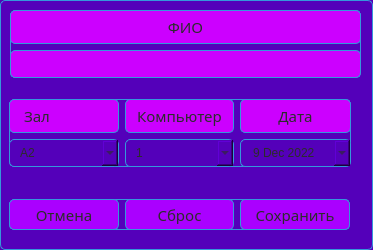
<?xml version="1.0" encoding="UTF-8"?>
<ui version="4.0">
 <class>SecondWin</class>
 <widget class="QWidget" name="SecondWin">
  <property name="geometry">
   <rect>
    <x>0</x>
    <y>0</y>
    <width>373</width>
    <height>250</height>
   </rect>
  </property>
  <property name="windowTitle">
   <string>Form</string>
  </property>
  <property name="styleSheet">
   <string notr="true">background-color: #5400ba;
border: 1px solid #3498db;
color: #2c2c2c;
border-radius: 5px;
padding: 5px 10px;
font: 11pt &quot;Trebuchet MS&quot;;</string>
  </property>
  <widget class="QWidget" name="layoutWidget">
   <property name="geometry">
    <rect>
     <x>9</x>
     <y>99</y>
     <width>342</width>
     <height>68</height>
    </rect>
   </property>
   <layout class="QGridLayout" name="gridLayout">
    <item row="0" column="1">
     <widget class="QLabel" name="label_6">
      <property name="font">
       <font>
        <family>Trebuchet MS</family>
        <pointsize>11</pointsize>
        <italic>false</italic>
        <bold>false</bold>
       </font>
      </property>
      <property name="styleSheet">
       <string notr="true">background-color: #cc00ff;
border: 1px solid #3498db;
color: #2c2c2c;
border-radius: 5px;
padding: 5px 10px;
font: 11pt &quot;Trebuchet MS&quot;;</string>
      </property>
      <property name="text">
       <string>Компьютер</string>
      </property>
      <property name="alignment">
       <set>Qt::AlignCenter</set>
      </property>
     </widget>
    </item>
    <item row="1" column="2">
     <widget class="QDateEdit" name="dateEdit">
      <property name="styleSheet">
       <string notr="true">QPushButton {
    background-color: rgb(225, 225, 225);
    border: 1px solid #3498db;
    color: #2c2c2c;
    border-radius: 5px;
    padding: 5px 10px;
    font: 11pt 'Trebuchet MS';
    transition: background-color 0.3s ease; 
}

QPushButton:hover {
    background-color: rgba(225, 225, 225, 0.7); 
}</string>
      </property>
      <property name="dateTime">
       <datetime>
        <hour>10</hour>
        <minute>0</minute>
        <second>0</second>
        <year>2022</year>
        <month>12</month>
        <day>9</day>
       </datetime>
      </property>
      <property name="currentSection">
       <enum>QDateTimeEdit::DaySection</enum>
      </property>
      <property name="calendarPopup">
       <bool>true</bool>
      </property>
     </widget>
    </item>
    <item row="0" column="2">
     <widget class="QLabel" name="label_9">
      <property name="font">
       <font>
        <family>Trebuchet MS</family>
        <pointsize>11</pointsize>
        <italic>false</italic>
        <bold>false</bold>
       </font>
      </property>
      <property name="styleSheet">
       <string notr="true">background-color: #cc00ff;
border: 1px solid #3498db;
color: #2c2c2c;
border-radius: 5px;
padding: 5px 10px;
font: 11pt &quot;Trebuchet MS&quot;;</string>
      </property>
      <property name="text">
       <string>Дата</string>
      </property>
      <property name="alignment">
       <set>Qt::AlignCenter</set>
      </property>
     </widget>
    </item>
    <item row="1" column="1">
     <widget class="QComboBox" name="comboBox_2">
      <property name="styleSheet">
       <string notr="true">QPushButton {
    background-color: rgb(225, 225, 225);
    border: 1px solid #3498db;
    color: #2c2c2c;
    border-radius: 5px;
    padding: 5px 10px;
    font: 11pt 'Trebuchet MS';
    transition: background-color 0.3s ease; 
}

QPushButton:hover {
    background-color: rgba(225, 225, 225, 0.7); 
}</string>
      </property>
      <item>
       <property name="text">
        <string>1</string>
       </property>
      </item>
      <item>
       <property name="text">
        <string>2</string>
       </property>
      </item>
      <item>
       <property name="text">
        <string>3</string>
       </property>
      </item>
      <item>
       <property name="text">
        <string>4</string>
       </property>
      </item>
      <item>
       <property name="text">
        <string>5</string>
       </property>
      </item>
     </widget>
    </item>
    <item row="0" column="0">
     <widget class="QLabel" name="label">
      <property name="font">
       <font>
        <family>Trebuchet MS</family>
        <pointsize>11</pointsize>
        <italic>false</italic>
        <bold>false</bold>
       </font>
      </property>
      <property name="styleSheet">
       <string notr="true">background-color:#cc00ff;
border: 1px solid #3498db;
color: #2c2c2c;
border-radius: 5px;
padding: 5px 10px;
font: 11pt &quot;Trebuchet MS&quot;;</string>
      </property>
      <property name="text">
       <string>Зал</string>
      </property>
     </widget>
    </item>
    <item row="1" column="0">
     <widget class="QComboBox" name="comboBox">
      <property name="styleSheet">
       <string notr="true">QPushButton {
    background-color: #cc00ff;
    border: 1px solid #3498db;
    color: #2c2c2c;
    border-radius: 5px;
    padding: 5px 10px;
    font: 11pt 'Trebuchet MS';
    transition: background-color 0.3s ease; 
}

QPushButton:hover {
    background-color: rgba(225, 225, 225, 0.7); 
}</string>
      </property>
      <item>
       <property name="text">
        <string>А2</string>
       </property>
      </item>
      <item>
       <property name="text">
        <string>А4</string>
       </property>
      </item>
      <item>
       <property name="text">
        <string>Р6</string>
       </property>
      </item>
      <item>
       <property name="text">
        <string>К2</string>
       </property>
      </item>
      <item>
       <property name="text">
        <string>К6</string>
       </property>
      </item>
      <item>
       <property name="text">
        <string>Х1</string>
       </property>
      </item>
      <item>
       <property name="text">
        <string>Х5</string>
       </property>
      </item>
     </widget>
    </item>
   </layout>
  </widget>
  <widget class="QWidget" name="layoutWidget_2">
   <property name="geometry">
    <rect>
     <x>9</x>
     <y>199</y>
     <width>341</width>
     <height>31</height>
    </rect>
   </property>
   <layout class="QHBoxLayout" name="horizontalLayout">
    <item>
     <widget class="QPushButton" name="pushButton_3">
      <property name="font">
       <font>
        <family>Trebuchet MS</family>
        <pointsize>11</pointsize>
        <italic>false</italic>
        <bold>false</bold>
       </font>
      </property>
      <property name="styleSheet">
       <string notr="true">QPushButton {
    background-color: #aa00ff;
    border: 1px solid #3498db;
    color: #2c2c2c;
    border-radius: 5px;
    padding: 5px 10px;
    font: 11pt 'Trebuchet MS';
    transition: background-color 0.3s ease; 
}

QPushButton:hover {
    background-color: rgba(225, 225, 225, 0.7); 
}

</string>
      </property>
      <property name="text">
       <string>Отмена</string>
      </property>
     </widget>
    </item>
    <item>
     <widget class="QPushButton" name="pushButton_2">
      <property name="font">
       <font>
        <family>Trebuchet MS</family>
        <pointsize>11</pointsize>
        <italic>false</italic>
        <bold>false</bold>
       </font>
      </property>
      <property name="styleSheet">
       <string notr="true">QPushButton {
    background-color: #aa00ff;
    border: 1px solid #3498db;
    color: #2c2c2c;
    border-radius: 5px;
    padding: 5px 10px;
    font: 11pt 'Trebuchet MS';
    transition: background-color 0.3s ease; 
}

QPushButton:hover {
    background-color: rgba(225, 225, 225, 0.7); 
}

</string>
      </property>
      <property name="text">
       <string>Сброс</string>
      </property>
     </widget>
    </item>
    <item>
     <widget class="QPushButton" name="pushButton">
      <property name="font">
       <font>
        <family>Trebuchet MS</family>
        <pointsize>11</pointsize>
        <italic>false</italic>
        <bold>false</bold>
       </font>
      </property>
      <property name="styleSheet">
       <string notr="true">QPushButton {
    background-color: #aa00ff;
    border: 1px solid #3498db;
    color: #2c2c2c;
    border-radius: 5px;
    padding: 5px 10px;
    font: 11pt 'Trebuchet MS';
    transition: background-color 0.3s ease; 
}

QPushButton:hover {
    background-color: rgba(225, 225, 225, 0.7); 
}

</string>
      </property>
      <property name="text">
       <string>Сохранить</string>
      </property>
     </widget>
    </item>
   </layout>
  </widget>
  <widget class="QWidget" name="layoutWidget_3">
   <property name="geometry">
    <rect>
     <x>10</x>
     <y>10</y>
     <width>351</width>
     <height>68</height>
    </rect>
   </property>
   <layout class="QGridLayout" name="gridLayout_2">
    <item row="0" column="0">
     <widget class="QLabel" name="label_2">
      <property name="font">
       <font>
        <family>Trebuchet MS</family>
        <pointsize>11</pointsize>
        <italic>false</italic>
        <bold>false</bold>
       </font>
      </property>
      <property name="styleSheet">
       <string notr="true">background-color: #cc00ff;
border: 1px solid #3498db;
color: #2c2c2c;
border-radius: 5px;
padding: 5px 10px;
font: 11pt &quot;Trebuchet MS&quot;;</string>
      </property>
      <property name="text">
       <string>ФИО</string>
      </property>
      <property name="alignment">
       <set>Qt::AlignCenter</set>
      </property>
     </widget>
    </item>
    <item row="1" column="0">
     <widget class="QLineEdit" name="lineEdit_5">
      <property name="styleSheet">
       <string notr="true">background-color: #cc00ff;
border: 1px solid #3498db;
color: #2c2c2c;
border-radius: 5px;
padding: 5px 10px;
font: 11pt &quot;Trebuchet MS&quot;;</string>
      </property>
     </widget>
    </item>
   </layout>
  </widget>
 </widget>
 <resources/>
 <connections/>
</ui>
